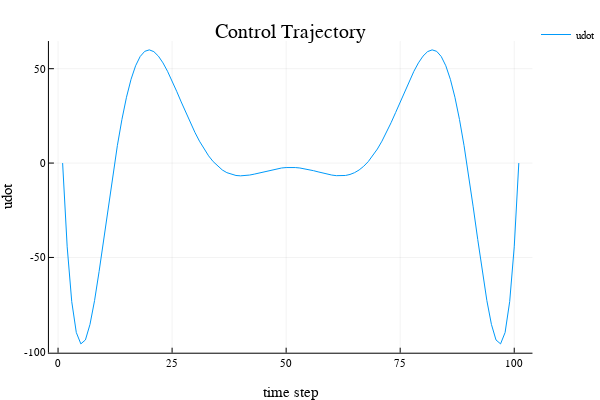

Notebook cell for this chart:
### Code cell
plot(U̇,xlabel="time step",ylabel="udot",title="Control Trajectory",label="udot")

### Figure 1 — Plotly figure (JSON) as saved in the notebook; plotly's stock layout.template omitted (floating-point values rounded to 4 significant figures)
{"data": [{"colorbar": {"title": ""}, "hoverinfo": "text", "legendgroup": "udot", "line": {"color": "rgba(0, 154, 250, 1.000)", "dash": "solid", "shape": "linear", "width": 1}, "mode": "lines", "name": "udot", "showlegend": true, "text": [null, null, null, null, null, null, null, null, null, null, null, null, null, null, null, null, null, null, null, null, null, null, null, null, null, null, null, null, null, null, null, null, null, null, null, null, null, null, null, null, null, null, null, null, null, null, null, null, null, null, null, null, null, null, null, null, null, null, null, null, null, null, null, null, null, null, null, null, null, null, null, null, null, null, null, null, null, null, null, null, null, null, null, null, null, null, null, null, null, null, null, null, null, null, null, null, null, null, null, null, null], "type": "scatter", "x": [1, 2, 3, 4, 5, 6, 7, 8, 9, 10, 11, 12, 13, 14, 15, 16, 17, 18, 19, 20, 21, 22, 23, 24, 25, 26, 27, 28, 29, 30, 31, 32, 33, 34, 35, 36, 37, 38, 39, 40, 41, 42, 43, 44, 45, 46, 47, 48, 49, 50, 51, 52, 53, 54, 55, 56, 57, 58, 59, 60, 61, 62, 63, 64, 65, 66, 67, 68, 69, 70, 71, 72, 73, 74, 75, 76, 77, 78, 79, 80, 81, 82, 83, 84, 85, 86, 87, 88, 89, 90, 91, 92, 93, 94, 95, 96, 97, 98, 99, 100, 101], "xaxis": "x1", "y": [0, -44.37, -73.42, -89.76, -95.8, -93.71, -85.48, -72.88, -57.44, -40.5, -23.18, -6.368, 9.224, 23.08, 34.86, 44.38, 51.56, 56.45, 59.19, 59.98, 59.04, 56.65, 53.08, 48.62, 43.52, 38.04, 32.39, 26.78, 21.36, 16.27, 11.61, 7.444, 3.827, 0.7765, -1.708, -3.646, -5.071, -6.029, -6.574, -6.767, -6.67, -6.349, -5.866, -5.282, -4.654, -4.031, -3.459, -2.974, -2.607, -2.378, -2.3, -2.378, -2.607, -2.974, -3.459, -4.031, -4.654, -5.282, -5.866, -6.349, -6.67, -6.767, -6.574, -6.029, -5.071, -3.646, -1.708, 0.7765, 3.827, 7.444, 11.61, 16.27, 21.36, 26.78, 32.39, 38.04, 43.52, 48.62, 53.08, 56.65, 59.04, 59.98, 59.19, 56.45, 51.56, 44.38, 34.86, 23.08, 9.224, -6.368, -23.18, -40.5, -57.44, -72.88, -85.48, -93.71, -95.8, -89.76, -73.42, -44.37, -2.846e-07], "yaxis": "y1", "zmax": 0.1, "zmin": -0.1}], "layout": {"annotations": [{"font": {"color": "rgba(0, 0, 0, 1.000)", "family": "sans-serif", "size": 20}, "rotation": 0, "showarrow": false, "text": "Control Trajectory", "x": 0.5424, "xanchor": "center", "xref": "paper", "y": 1, "yanchor": "top", "yref": "paper"}], "height": 400, "legend": {"bgcolor": "rgba(255, 255, 255, 1.000)", "bordercolor": "rgba(0, 0, 0, 1.000)", "font": {"color": "rgba(0, 0, 0, 1.000)", "family": "sans-serif", "size": 11}, "tracegroupgap": 0, "x": 1, "y": 1}, "margin": {"b": 20, "l": 0, "r": 0, "t": 20}, "paper_bgcolor": "rgba(255, 255, 255, 1.000)", "plot_bgcolor": "rgba(255, 255, 255, 1.000)", "showlegend": true, "width": 600, "xaxis": {"anchor": "y1", "domain": [0.09128, 0.9934], "gridcolor": "rgba(0, 0, 0, 0.100)", "gridwidth": 0.5, "linecolor": "rgba(0, 0, 0, 1.000)", "mirror": false, "range": [-2, 104], "showgrid": true, "showline": true, "showticklabels": true, "tickangle": 0, "tickcolor": "rgb(0, 0, 0)", "tickfont": {"color": "rgba(0, 0, 0, 1.000)", "family": "sans-serif", "size": 11}, "tickmode": "array", "ticks": "inside", "ticktext": ["0", "25", "50", "75", "100"], "tickvals": [0, 25, 50, 75, 100], "title": "time step", "titlefont": {"color": "rgba(0, 0, 0, 1.000)", "family": "sans-serif", "size": 15}, "type": "-", "visible": true, "zeroline": false, "zerolinecolor": "rgba(0, 0, 0, 1.000)"}, "yaxis": {"anchor": "x1", "domain": [0.07581, 0.9415], "gridcolor": "rgba(0, 0, 0, 0.100)", "gridwidth": 0.5, "linecolor": "rgba(0, 0, 0, 1.000)", "mirror": false, "range": [-100.5, 64.65], "showgrid": true, "showline": true, "showticklabels": true, "tickangle": 0, "tickcolor": "rgb(0, 0, 0)", "tickfont": {"color": "rgba(0, 0, 0, 1.000)", "family": "sans-serif", "size": 11}, "tickmode": "array", "ticks": "inside", "ticktext": ["-100", "-50", "0", "50"], "tickvals": [-100, -50, 0, 50], "title": "udot", "titlefont": {"color": "rgba(0, 0, 0, 1.000)", "family": "sans-serif", "size": 15}, "type": "-", "visible": true, "zeroline": false, "zerolinecolor": "rgba(0, 0, 0, 1.000)"}}}
